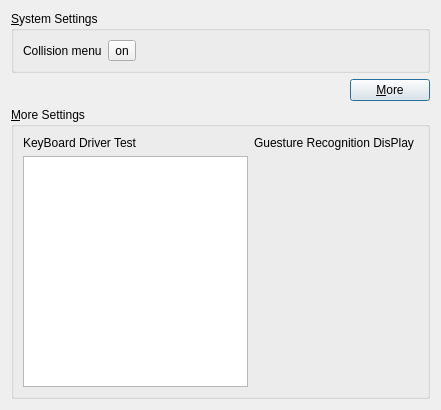
<?xml version="1.0" encoding="UTF-8"?>
<ui version="4.0">
 <class>SettingDialog</class>
 <widget class="QDialog" name="SettingDialog">
  <property name="geometry">
   <rect>
    <x>0</x>
    <y>0</y>
    <width>441</width>
    <height>410</height>
   </rect>
  </property>
  <property name="windowTitle">
   <string>Setting</string>
  </property>
  <layout class="QGridLayout" name="gridLayout_2">
   <item row="0" column="0" rowspan="2" colspan="2">
    <widget class="QGroupBox" name="settinggourpBox">
     <property name="title">
      <string>&amp;System Settings</string>
     </property>
     <layout class="QGridLayout" name="gridLayout">
      <item row="1" column="4">
       <spacer name="horizontalSpacer_2">
        <property name="orientation">
         <enum>Qt::Horizontal</enum>
        </property>
        <property name="sizeHint" stdset="0">
         <size>
          <width>40</width>
          <height>20</height>
         </size>
        </property>
       </spacer>
      </item>
      <item row="1" column="1">
       <widget class="QToolButton" name="collisionButton">
        <property name="text">
         <string>on</string>
        </property>
        <property name="iconSize">
         <size>
          <width>20</width>
          <height>20</height>
         </size>
        </property>
       </widget>
      </item>
      <item row="1" column="0">
       <widget class="QLabel" name="label">
        <property name="text">
         <string>Collision menu</string>
        </property>
       </widget>
      </item>
     </layout>
    </widget>
   </item>
   <item row="2" column="0">
    <spacer name="horizontalSpacer">
     <property name="orientation">
      <enum>Qt::Horizontal</enum>
     </property>
     <property name="sizeHint" stdset="0">
      <size>
       <width>40</width>
       <height>20</height>
      </size>
     </property>
    </spacer>
   </item>
   <item row="2" column="1">
    <widget class="QPushButton" name="moreButton">
     <property name="text">
      <string>&amp;More</string>
     </property>
     <property name="checkable">
      <bool>true</bool>
     </property>
    </widget>
   </item>
   <item row="3" column="0" colspan="2">
    <widget class="QGroupBox" name="recivegroupBox">
     <property name="title">
      <string>&amp;More Settings</string>
     </property>
     <layout class="QGridLayout" name="gridLayout_3">
      <item row="0" column="0">
       <widget class="QLabel" name="label_5">
        <property name="text">
         <string>KeyBoard Driver Test </string>
        </property>
       </widget>
      </item>
      <item row="0" column="1">
       <widget class="QLabel" name="label_6">
        <property name="text">
         <string>Guesture Recognition DisPlay </string>
        </property>
       </widget>
      </item>
      <item row="4" column="0">
       <widget class="QPlainTextEdit" name="plainTextEdit"/>
      </item>
      <item row="4" column="1">
       <widget class="QLabel" name="label_2">
        <property name="text">
         <string/>
        </property>
       </widget>
      </item>
     </layout>
    </widget>
   </item>
  </layout>
 </widget>
 <resources/>
 <connections>
  <connection>
   <sender>moreButton</sender>
   <signal>toggled(bool)</signal>
   <receiver>recivegroupBox</receiver>
   <slot>setVisible(bool)</slot>
   <hints>
    <hint type="sourcelabel">
     <x>342</x>
     <y>97</y>
    </hint>
    <hint type="destinationlabel">
     <x>305</x>
     <y>121</y>
    </hint>
   </hints>
  </connection>
 </connections>
</ui>
